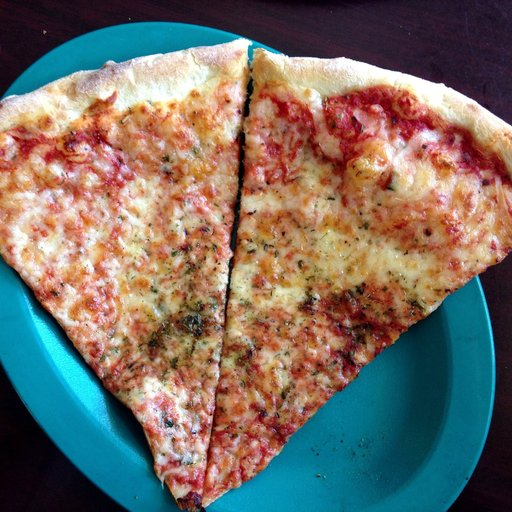
#> input picture third-year/first-semester/Computer Vision/Labs/P5_2023_students/images/pizza.jpg, 512 x 512 px; the run also reads 2 pictures not shown here
$ jupyter execute --allow-errors P5_NoahMarquez_JanMorales.ipynb   (shell and % lines are left out)
#> lines starting #> are read from the running program, lines starting #| are printed output that depends on the picture; long printed decimals are rounded
### third-year/first-semester/Computer Vision/Labs/P5_2023_students/LM_filters.py
'''
The Leung-Malik (LM) Filter Bank, implementation in python

T. Leung and J. Malik. Representing and recognizing the visual appearance of
materials using three-dimensional textons. International Journal of Computer
Vision, 43(1):29-44, June 2001.

Reference: http://www.robots.ox.ac.uk/~vgg/research/texclass/filters.html
'''

import numpy as np
import matplotlib.pyplot as plt

def gaussian1d(sigma, mean, x, ord):
    x = np.array(x)
    x_ = x - mean
    var = sigma**2

    # Gaussian Function
    g1 = (1/np.sqrt(2*np.pi*var))*(np.exp((-1*x_*x_)/(2*var)))

    if ord == 0:
        g = g1
        return g
    elif ord == 1:
        g = -g1*((x_)/(var))
        return g
    else:
        g = g1*(((x_*x_) - var)/(var**2))
        return g

def gaussian2d(sup, scales):
    var = scales * scales
    shape = (sup,sup)
    n,m = [(i - 1)/2 for i in shape]
    x,y = np.ogrid[-m:m+1,-n:n+1]
    g = (1/np.sqrt(2*np.pi*var))*np.exp( -(x*x + y*y) / (2*var) )
    return g

def log2d(sup, scales):
    var = scales * scales
    shape = (sup,sup)
    n,m = [(i - 1)/2 for i in shape]
    x,y = np.ogrid[-m:m+1,-n:n+1]
    g = (1/np.sqrt(2*np.pi*var))*np.exp( -(x*x + y*y) / (2*var) )
    h = g*((x*x + y*y) - var)/(var**2)
    return h

def makefilter(scale, phasex, phasey, pts, sup):

    gx = gaussian1d(3*scale, 0, pts[0,...], phasex)
    gy = gaussian1d(scale,   0, pts[1,...], phasey)

    image = gx*gy

    image = np.reshape(image,(sup,sup))
    return image

def makeLMfilters():
    sup     = 49
    scalex  = np.sqrt(2) * np.array([1,2,3])
    norient = 6
    nrotinv = 12

    nbar  = len(scalex)*norient
    nedge = len(scalex)*norient
    nf    = nbar+nedge+nrotinv
    F     = np.zeros([sup,sup,nf])
    hsup  = (sup - 1)/2

    x = [np.arange(-hsup,hsup+1)]
    y = [np.arange(-hsup,hsup+1)]

    [x,y] = np.meshgrid(x,y)

    orgpts = [x.flatten(), y.flatten()]
    orgpts = np.array(orgpts)

    count = 0
    for scale in range(len(scalex)):
        for orient in range(norient):
            angle = (np.pi * orient)/norient
            c = np.cos(angle)
            s = np.sin(angle)
            rotpts = [[c+0,-s+0],[s+0,c+0]]
            rotpts = np.array(rotpts)
            rotpts = np.dot(rotpts,orgpts)
            F[:,:,count] = makefilter(scalex[scale], 0, 1, rotpts, sup)
            F[:,:,count+nedge] = makefilter(scalex[scale], 0, 2, rotpts, sup)
            count = count + 1

    count = nbar+nedge
    scales = np.sqrt(2) * np.array([1,2,3,4])

    for i in range(len(scales)):
        F[:,:,count]   = gaussian2d(sup, scales[i])
        count = count + 1

    for i in range(len(scales)):
        F[:,:,count] = log2d(sup, scales[i])
        count = count + 1

    for i in range(len(scales)):
        F[:,:,count] = log2d(sup, 3*scales[i])
        count = count + 1

    return F

# Call the make filter function
F = makeLMfilters()
print("LM filters imported, the shape of the filter bank is: ", F.shape)

### third-year/first-semester/Computer Vision/Labs/P5_2023_students/P5_NoahMarquez_JanMorales.ipynb
==============================================================================================
# Practicum 5

==============================================================================================

## Delivery

Your overall grading will be penalized if the following requirements are not fulfilled:

- Implemented code should be commented exhaustively and in **English**.

- The questions introduced in the exercises must be answered.

- Add title to the figures to explain what is displayed.

- Answers to questions also need to be in **English**.

- Make sure to print and plot exactly what it is indicated. If a reference image is provided, your output is expected to be exactly the same unless instructed differently.

- The deliverable of both parts must be a file named **P5_Student1_Student2.zip** that includes:
    - The notebook P5_Student1_Student2.ipynb completed with the solutions to the exercises and their corresponding comments.
    - All the images used in this notebook (upload the ones that were not provided)

- It is required that your code can be run by us without need of any modification and without getting any errors.

- Use packages and solutions that were covered in your class and tutorials. If you are unsure about using a particular package, you should seek clarification from your instructor to confirm whether it is allowed.

- Please refrain from utilizing resources like ChatGPT to complete this lab assignment.

**Deadline: December 22th, 23:00 h**

==============================================================================================

This lab covers the following topics:
* Gaussian filters
* Descriptors based on texture
* Distance between images and similarity search
* Face detection using:
    * Haar-like features
    * Adaboost
    * PCA

==============================================================================================
##  Image search using textures
==============================================================================================

#### Problem we want to solve
- Given a query image **$x$** and a set of images **$X$** we would like to retreive the most similar to **$x$** images from  **$X$**.

### Imports

[cell 1]
# GENERAL ONES FOR IMAGE ANALYSIS
import time
import scipy
import numpy as np
import skimage
from skimage import filters
from skimage import io
from skimage.color import rgb2gray, rgba2rgb
from skimage.transform import resize
import os
import matplotlib.pyplot as plt
import warnings
warnings.filterwarnings('ignore')
from time import time
### FACE DETECTION
from skimage.feature import haar_like_feature
from skimage.feature import haar_like_feature_coord
from skimage.feature import draw_haar_like_feature
from skimage.transform import integral_image

### FACE RECOGNITION
# Load the dataset
from sklearn.datasets import fetch_lfw_people
# Classification and results
from sklearn.model_selection import train_test_split
from sklearn.decomposition import PCA
from sklearn.metrics import classification_report

# Derivative of Gaussians aka Leung-Malik (LM) Filter Bank
We can apply a collection of multiple filters that we call a filter bank. Note that if we apply $D$ filters our feature vectors will be $D$ dimensional.

The following image shows a filter bank. In the filter bank we typically want filters to capture a combination of scales, orientations of different types of patterns. This particular filter bank is The Derivative-of-Gaussians or as known as Leung-Malik (LM) Filter Bank.

We import Leung-Malik filters as follows:

[cell 2]
import LM_filters
filter_bank = LM_filters.makeLMfilters()
# NOTE: If this does not work, go to appendix for function code

### Plotting all filters

Plot the created filters as images similar to the figure above.

[cell 3]
# Create a subplot with 4 rows and 12 columns, and set the figure size
fig, ax = plt.subplots(ncols=12, nrows=4, figsize=(15,5))

# Initialize a counter variable
c = 0

# Iterate over the rows
for i in range(4):
    # Iterate over the columns
    for j in range(12):
        # Display the filter image in the current subplot
        ax[i,j].imshow(filter_bank[:,:,c], cmap = 'gray')
        ax[i,j].axis("off")
        # Increment the counter
        c += 1

## 1. Extracting a feature vector for an image

**1.1** Read the image ``/images/pizza.jpg``, and resize it to 240𝑥240 pixels. Then, convert the image to grayscale and visualize both, the RGB and the grayscale images.

[cell 4]
# Your solution here
import skimage.color as color

#Reading the image, resizing and converting to grayscale
pizza = io.imread('./images/pizza.jpg')
#> pizza is the input picture: shape (512, 512, 3); mean R, G, B 118.5, 110.4, 101.9
pizza = resize(pizza, (240, 240))
#> pizza: shape (240, 240, 3) float64
pizza_gray = color.rgb2gray(pizza)
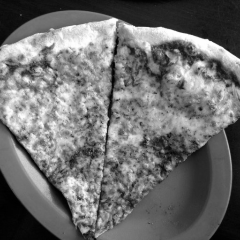
#> pizza_gray: shape (240, 240) float64; min 0.00248, max 1, mean 0.437


#Plotting the original image and the grayscale image
fig, axs = plt.subplots(1, 2)
ax = axs[0]
ax.imshow(pizza)
ax.set_title('Original image')
ax.axis('off')

ax = axs[1]
ax.imshow(pizza_gray, cmap='gray')
ax.set_title('Grayscale Pizza')
ax.axis('off')

plt.show()

**1.2** Given $D=n\_{filters}$ filters from the filter bank and a single image `image`, make a function `get_image_features(image, filter_bank, n_filters)` that returns a feature vector of shape `n_filters`. The returned vector must contain at position $k$ the **mean of the absolute value of the convolved image** by filter $k$.

$$
\text{feat}(x) = \left( \text{mean}( |r_1|), \dots,\text{mean}(|r_D|) \right)
$$

Try the function with the previous image and print the feature vector.

**Hint**: The function should return a feature vector obtained by averaging each filter response on the image. Use a small number of filters to try your functions

[cell 5]
# Your solution here

from scipy.ndimage import convolve

def get_image_features(image, filter_bank, n_filters):
    # Initialize an array to store the features, one for each filter
#> called with filter_bank = array of shape (49, 49, 48), n_filters = 5
    features = np.zeros(n_filters)

    for i in range(n_filters):
        #For each filer we convolve the image with it and calculate the mean of the absolute values
        features[i] = np.mean(abs(convolve(image, filter_bank[:,:,i])))
#> after the loop, features = [0.016, 0.0145, 0.0143, 0.0159, 0.0173]

    return features

[cell 6]
## Try the function
n_filters = 5
im_features = get_image_features(pizza_gray, filter_bank, n_filters)
#> im_features = [0.016, 0.0145, 0.0143, 0.0159, 0.0173]
print(im_features)
#| [0.01601 0.01451 0.01425 0.01591 0.01726]

**1.3** (Optional) Try ``get_image_features()`` using a different number of filters and other images (for instance ``/images/dog.jpg`` or ``/images/flower.jpg``)

[cell 7]
# Choose the dog image
image_path = './images/dog.jpg'

# Read and resize the image
image = io.imread(image_path)
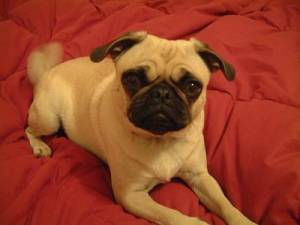
#> input picture third-year/first-semester/Computer Vision/Labs/P5_2023_students/images/dog.jpg, 300 x 225 px
#> image is the input picture: shape (225, 300, 3); mean R, G, B 153.4, 65.9, 40.1
image = resize(image, (240, 240))
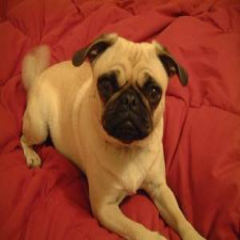
#> image: shape (240, 240, 3) float64; mean R, G, B 0.601, 0.258, 0.157
image_gray = color.rgb2gray(image)
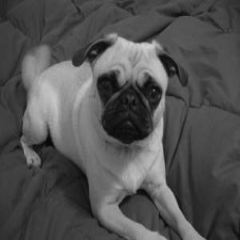
#> image_gray: shape (240, 240) float64; min 0.0268, max 0.836, mean 0.324

# Modify the number of filters
n_filters = 10

# Call the get_image_features() function
im_features = get_image_features(image_gray, filter_bank, n_filters)
#> im_features = [0.00677, 0.00667, 0.00774, 0.00898, 0.00878, 0.00779, 0.00473, 0.00475, 0.00536, 0.00621]

# Print the feature vector
print(im_features)
#| [0.006772 0.006668 0.007743 0.008979  0.008777 0.007786
#|  0.004732 0.004751 0.005363 0.006207]

### Visualizing features

**1.4** Make a function `visualize_features(im,  filter_bank, n_filters=5)` that receives the `filter_bank`, an image `im` and an integer `n_filters`.

The function  must make a plot of two rows containing in the first row, in position $k$, the image convolved by filter $k$. In the second row, in position $k$, the image of the k'th filter. The result for `n_filter=5` should look like

**Hint**: Note that since at this moment we are focusing on the texture, we will not use the color of the images.

[cell 8]
# Your solution here

def visualize_features(im,  filter_bank, n_filters=5):
    # List of filtered images created applying each filter in the filter bank to the input image
#> called with filter_bank = array of shape (49, 49, 48), n_filters = 5
    features = [abs(convolve(im, filter_bank[:,:,i])) for i in range(n_filters)]
#> features = 5 items

    fig, ax = plt.subplots(ncols=n_filters, nrows=2, figsize=(15,5))
    c = 0
    for i in range(2):
        #For each filter...
        for j in range(n_filters):
            #Display in the first row display the filtered image
            if i<1:
                ax[i,j].imshow(features[c], cmap = 'gray')
                ax[i,j].axis("off")
                c += 1
            else:
                # Display the filter in the second row
                ax[i,j].imshow(filter_bank[:,:,c-n_filters], cmap = 'gray')
                ax[i,j].axis("off")
                c += 1
#> after the loop, c = 10
    plt.show()
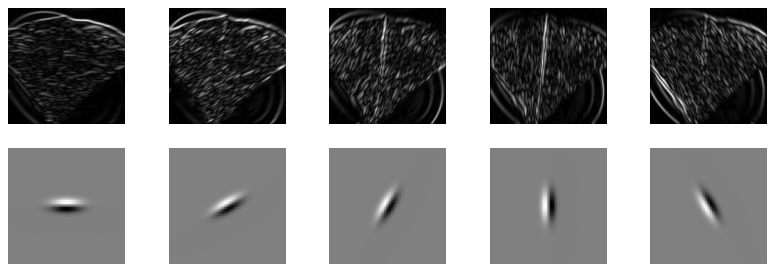
#> figure drawn by matplotlib, 10 panels

[cell 9]
## Try the function
visualize_features(pizza_gray, filter_bank)

**1.5** (Optional) Try ``visualize_features()`` using a different number of filters and using another image (for instance ``/images/dog.jpg`` or ``/images/flower.jpg``)

[cell 10]
# Your solution here

# Choose the flower image
image_path = './images/flower.jpg'

# Read and resize the image
image = io.imread(image_path)
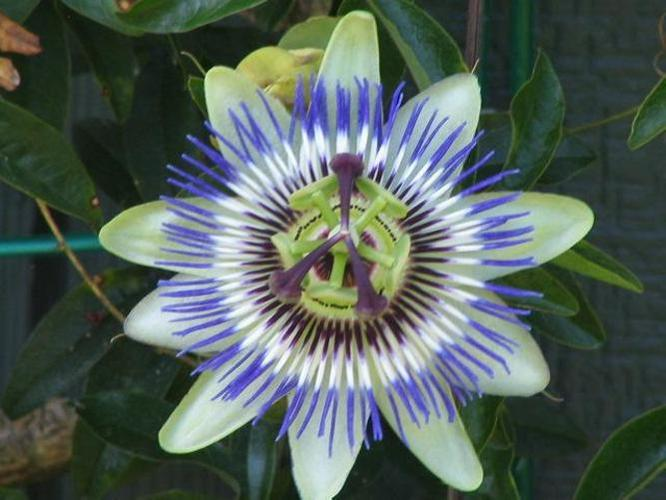
#> input picture third-year/first-semester/Computer Vision/Labs/P5_2023_students/images/flower.jpg, 666 x 500 px
#> image is the input picture: shape (500, 666, 3); mean R, G, B 83.2, 96.7, 90
image = resize(image, (240, 240))
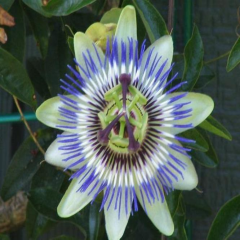
#> image: shape (240, 240, 3) float64; mean R, G, B 0.326, 0.379, 0.353
image_gray = color.rgb2gray(image)
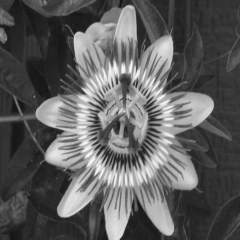
#> image_gray: shape (240, 240) float64; min 0.0757, max 0.976, mean 0.366

# Modify the number of filters
n_filters = 10

# Call the visualize_features() function
visualize_features(image_gray, filter_bank, n_filters)
#> call 2 of visualize_features, with filter_bank = array of shape (49, 49, 48), n_filters = 10
#> in visualize_features (call 2), `features = [abs(convolve(im, filter_bank[:,:,i])) for i in range(n_fil..`: features = 10 items
#> after the loop in visualize_features (call 2), `for i in range(2):`: c = 20
#> in visualize_features (call 2), `plt.show()`:
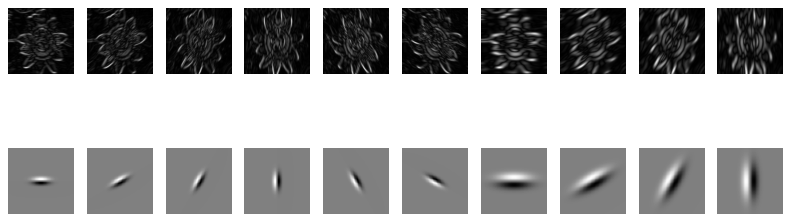
#> figure drawn by matplotlib, 20 panels

## 2 Load & resize the dataset

**2.1** Read all the images in the directories, resize them to 240x240 pixels and save the image in an array:

<ul>
    <li>./images/pizza/</li>
    <li>./images/flowers/</li>
    <li>./images/pets/</li>
</ul>

**Hint:** You have to create an array for each directory, which containts all the images belonging to that path.

[cell 11]
# Your solution here
#Loading the images
pizza_images = io.ImageCollection("./images/pizza/*.jpg")
flowers_images = io.ImageCollection("./images/flowers/*.jpg")
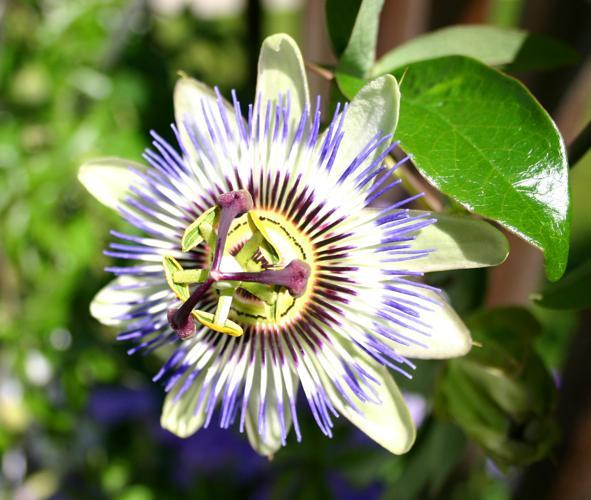
#> input picture third-year/first-semester/Computer Vision/Labs/P5_2023_students/images/flowers/image_00001.jpg, 591 x 500 px
#> (the rest of the program and of its run is left out)
